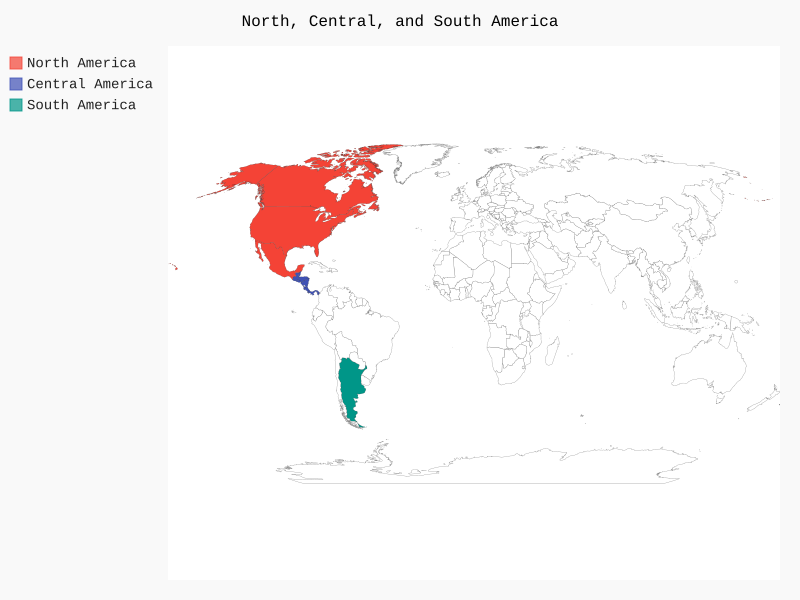

The script that drew this image:
import pygal

wm = pygal.maps.world.World()
wm.title = "North, Central, and South America"

wm.add("North America", ['ca', 'mx', 'us'])
wm.add("Central America", ['bz', 'cr', 'gt', 'hn', 'ni', 'pa', 'sv'])
wm.add("South America", [['ar', 'bo', 'br', 'cl', 'co', 'ec', 'gf',
'gy', 'pe', 'py', 'sr', 'uy', 've']])

wm.render_to_file('americas.svg')
